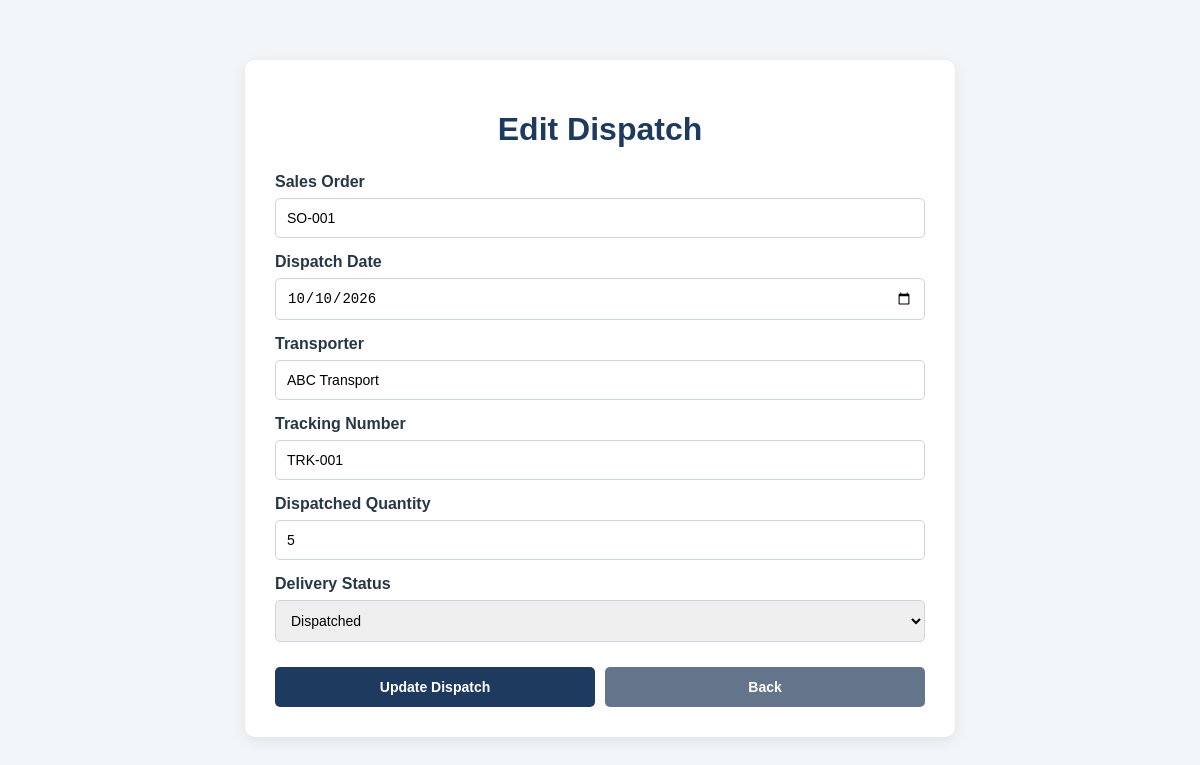
Screenshot of /api/dispatches/1/edit/ (signed in) with the database file from the repository.
### manufacturing/models.py (models this page shows, shortened)
class Dispatch(models.Model):
    sales_order = models.ForeignKey(
        SalesOrder,
        on_delete=models.CASCADE
    )
    dispatch_date = models.DateField()
    transporter = models.CharField(max_length=100)
    tracking_number = models.CharField(max_length=100, blank=True)
    dispatched_quantity = models.PositiveIntegerField(default=0)
    delivery_status = models.CharField(
        max_length=30,
        choices=[
            ('Pending', 'Pending'),
            ('Dispatched', 'Dispatched'),
            ('In Transit', 'In Transit'),
            ('Delivered', 'Delivered'),
        ],
        default='Pending'
    )

class SalesOrder(models.Model):
    order_number = models.CharField(max_length=20, unique=True)
    customer = models.ForeignKey(
        Customer,
        on_delete=models.CASCADE
    )
    quotation = models.ForeignKey(
        Quotation,
        on_delete=models.SET_NULL,
        null=True,
        blank=True
    )
    order_date = models.DateField(auto_now_add=True)
    status = models.CharField(
        max_length=20,
        default='Pending'
    )
    total_amount = models.DecimalField(
        max_digits=10,
        decimal_places=2,
        default=0
    )

### manufacturing/views.py (the view, shortened to what this page needs)
@login_required
def edit_dispatch(request, dispatch_id):
    dispatch = get_object_or_404(Dispatch, id=dispatch_id)
    return render(request, 'edit_dispatch.html', {
        'dispatch': dispatch
    })

### manufacturing/templates/edit_dispatch.html (shortened to what this page needs)
<!DOCTYPE html>
<html lang="en">
<head>
</head>
<body>
<div class="container">
    <h1>Edit Dispatch</h1>
    <form method="POST">
        <label>Sales Order</label>
        <input
            type="text"
            value="{{ dispatch.sales_order.order_number }}"
            readonly
        >
        <label>Dispatch Date</label>
        <input
            type="date"
            name="dispatch_date"
            value="{{ dispatch.dispatch_date|date:'Y-m-d' }}"
            required
        >
        <label>Transporter</label>
        <input
            type="text"
            name="transporter"
            value="{{ dispatch.transporter }}"
            maxlength="100"
            required
        >
        <label>Tracking Number</label>
        <input
            type="text"
            name="tracking_number"
            value="{{ dispatch.tracking_number }}"
            maxlength="100"
        >
        <label>Dispatched Quantity</label>
        <input
            type="number"
            name="dispatched_quantity"
            value="{{ dispatch.dispatched_quantity }}"
            min="1"
            required
        >
        <label>Delivery Status</label>
        <select name="delivery_status" required>
            <option value="Dispatched"
                {% if dispatch.delivery_status == 'Dispatched' %}selected{% endif %}>
                Dispatched
            </option>
        </select>
        <div class="actions">
            <button type="submit">Update Dispatch</button>
            <a href="{% url 'dispatch_page' %}" class="back">Back</a>
        </div>
    </form>
</div>
</body>
</html>

### manufacturing/templates/edit_dispatch.html (style rules this page uses)
body { font-family: Arial, sans-serif; background: #f3f6f9; color: #263746; margin: 0; padding: 30px; }
.container { max-width: 650px; margin: 30px auto; background: white; padding: 30px; border-radius: 10px; box-shadow: 0 4px 15px rgba(0, 0, 0, 0.08); }
h1 { color: #1e3a5f; text-align: center; margin-bottom: 25px; }
label { display: block; margin: 15px 0 7px; font-weight: bold; }
input, select { width: 100%; box-sizing: border-box; padding: 11px; border: 1px solid #cbd5e1; border-radius: 5px; font-size: 14px; }
.actions { display: flex; gap: 10px; margin-top: 25px; }
button, .back { flex: 1; padding: 12px; border: none; border-radius: 5px; text-align: center; text-decoration: none; font-size: 14px; font-weight: bold; cursor: pointer; }
button { background: #1e3a5f; color: white; }
.back { background: #64748b; color: white; }

### rows the page displays
Dispatch: sales_order.order_number "SO-001", dispatch_date "10/10/2026", transporter "ABC Transport", tracking_number "TRK-001", dispatched_quantity "5", delivery_status "Dispatched"
